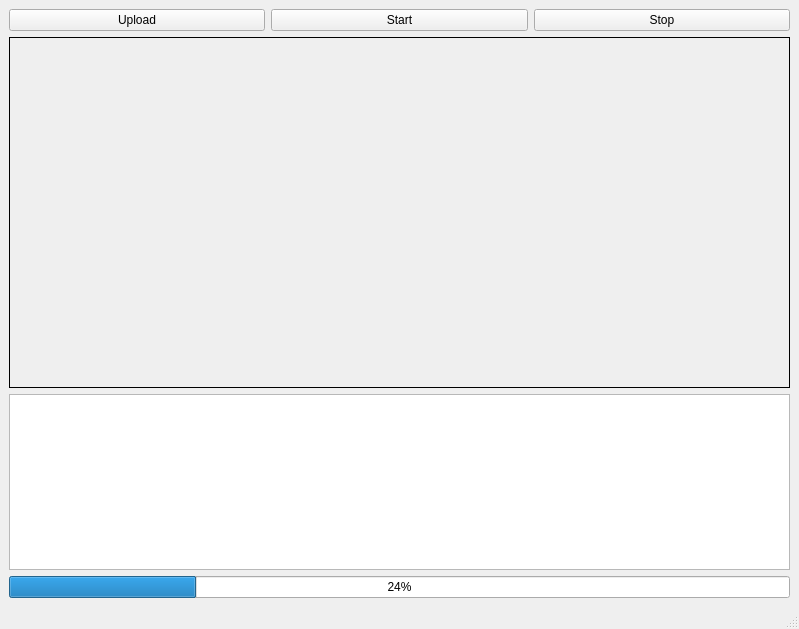
<?xml version="1.0" encoding="UTF-8"?>
<ui version="4.0">
 <class>MainWindow</class>
 <widget class="QMainWindow" name="MainWindow">
  <property name="geometry">
   <rect>
    <x>0</x>
    <y>0</y>
    <width>799</width>
    <height>629</height>
   </rect>
  </property>
  <property name="windowTitle">
   <string>MainWindow</string>
  </property>
  <widget class="QWidget" name="centralwidget">
   <layout class="QGridLayout" name="gridLayout">
    <item row="0" column="0">
     <layout class="QVBoxLayout" name="verticalLayout" stretch="1,4,2">
      <item>
       <layout class="QHBoxLayout" name="horizontalLayout">
        <item>
         <widget class="QPushButton" name="video_upload">
          <property name="text">
           <string>Upload</string>
          </property>
         </widget>
        </item>
        <item>
         <widget class="QPushButton" name="start_button">
          <property name="text">
           <string>Start</string>
          </property>
         </widget>
        </item>
        <item>
         <widget class="QPushButton" name="stop_button">
          <property name="text">
           <string>Stop</string>
          </property>
         </widget>
        </item>
       </layout>
      </item>
      <item>
       <widget class="QLabel" name="video_player">
        <property name="frameShape">
         <enum>QFrame::Box</enum>
        </property>
        <property name="text">
         <string/>
        </property>
       </widget>
      </item>
      <item>
       <widget class="QTableWidget" name="tableWidget"/>
      </item>
     </layout>
    </item>
    <item row="1" column="0">
     <widget class="QProgressBar" name="progressBar">
      <property name="value">
       <number>24</number>
      </property>
     </widget>
    </item>
   </layout>
  </widget>
  <widget class="QStatusBar" name="statusbar"/>
 </widget>
 <resources/>
 <connections/>
</ui>
